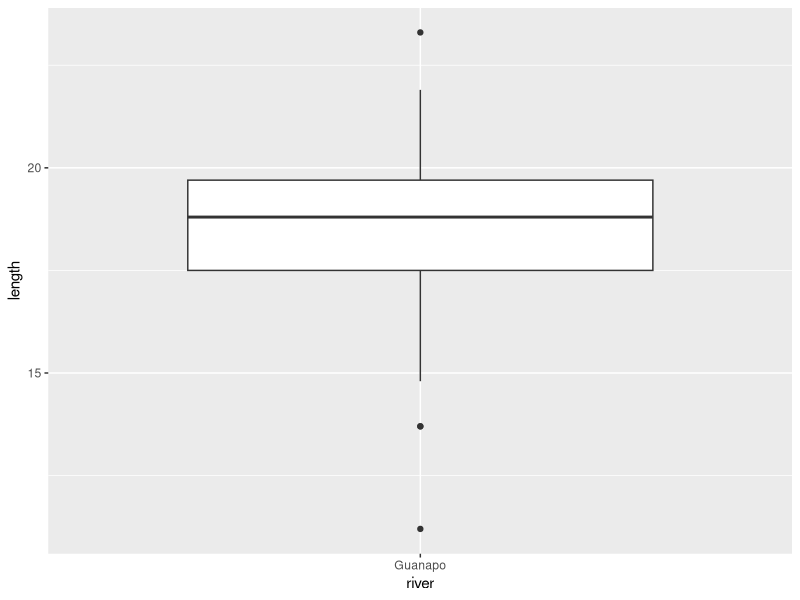
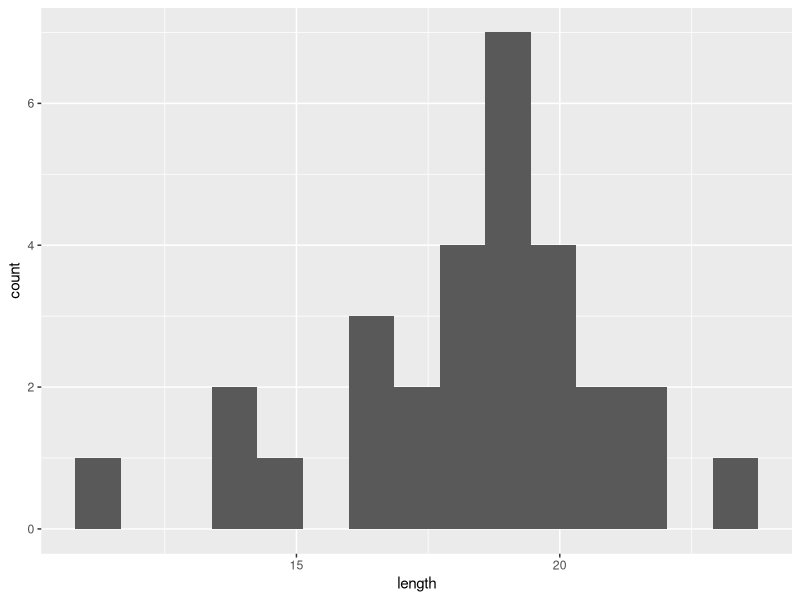
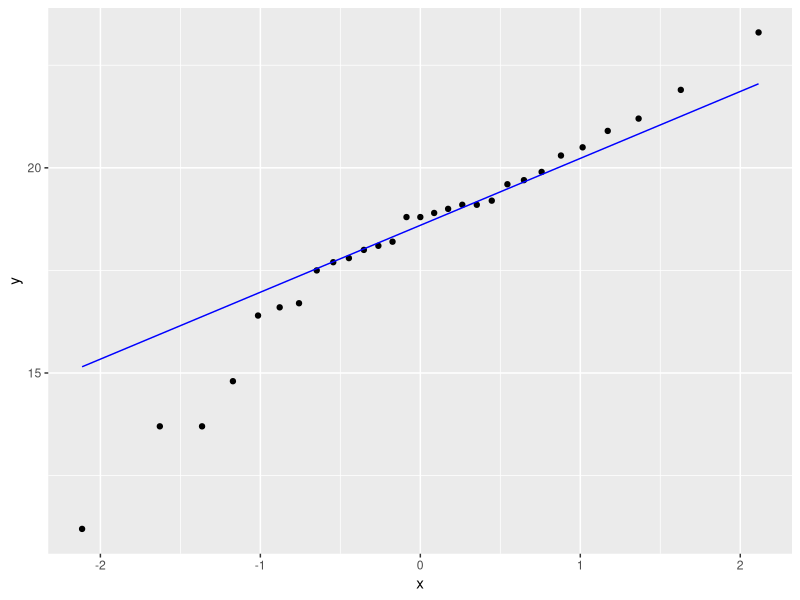

Recreate these plots in R, in order.
## ---- chunk 1
library(tidyverse)
## ---- chunk 2
fishlengthDF <- read_csv("data/CS1-onesample.csv")
summary(fishlengthDF)
## ---- chunk 3
ggplot(fishlengthDF,
       aes(x = river,
           y = length)) +
  geom_boxplot()
## ---- chunk 4
ggplot(fishlengthDF,
       aes(x = length)) +
  geom_histogram(bins = 15)
## ---- chunk 5
ggplot(fishlengthDF,
       aes(sample = length)) +
  stat_qq() +
  stat_qq_line(color = "blue")
## ---- chunk 6
shapiro.test(fishlengthDF$length)
## ---- chunk 7
t.test(fishlengthDF$length,
       mu = 20, 
       alternative = "two.sided")

# the first argument must be a numerical vector of data values, In our case it is the 'length' values.
# the secons argument must be a number and is the mean to be tested under the null hypothesis.
# the third argument gives the type of alternative hypothesis and must be one of 'two.sided', 'greater', or 'less'.
